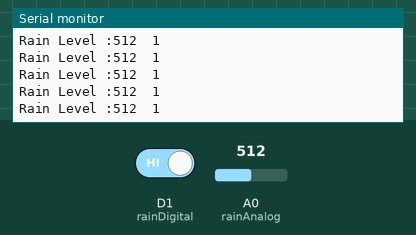
Bench run of a sketch on a simulated ESP8266 (NodeMCU). On the bench: the last lines printed to the serial monitor. The test bench sets the inputs (shaded band); at power-on: A0 (rainAnalog) = 512, D1 (rainDigital) HIGH.

Above: at 1.2 s.
1.3 s: A0 (rainAnalog) set to 716
At 1.56 s:
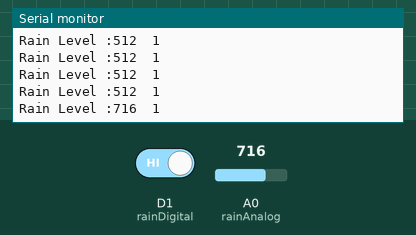
2.8 s: D1 (rainDigital) driven LOW
At 2.96 s:
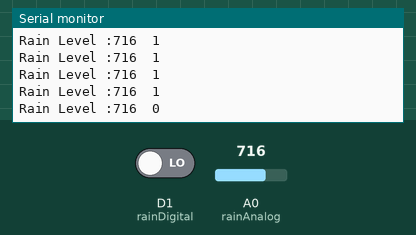
4.3 s: A0 (rainAnalog) set to 900
At 4.36 s:
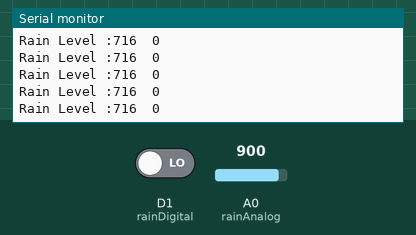
5.8 s: D1 (rainDigital) driven HIGH
At 5.96 s:
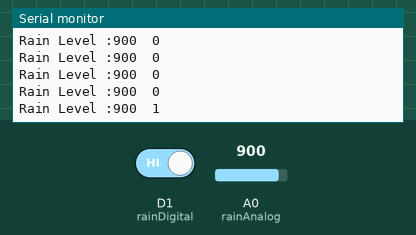
Timing chart, 0 to 8.3 s (numbered marks = the images above; inputs shaded):
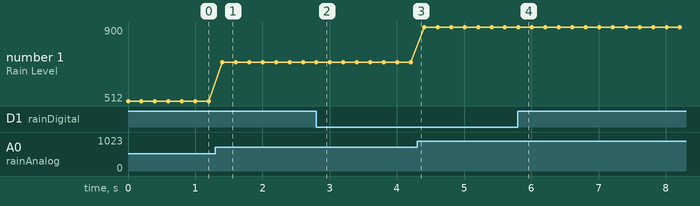

The sketch:

NodeMCU_RAIN_7.ino
```cpp
// for ESP8266 Microcontroller
#define rainAnalog A0
#define rainDigital D1


void setup() {
  Serial.begin(9600);
  pinMode(rainDigital,INPUT);
}
void loop() {
  int rainAnalogVal = analogRead(rainAnalog);
  int rainDigitalVal = digitalRead(rainDigital);

  Serial.print("Rain Level :");
  Serial.print(rainAnalogVal);
  Serial.print("\t");
  Serial.println(rainDigitalVal);
  delay(200);
}
```

Measured:
- after the input at 1.3 s, the serial monitor: prints a new line after 0.10 s (image 1)
- after the input at 2.8 s, the serial monitor: prints a new line at once (image 2)
- after the input at 5.8 s, the serial monitor: prints a new line at once (image 4)
- plotted number 1: 512 → 716 after the input at 1.3 s, 716 → 900 after the input at 4.3 s
